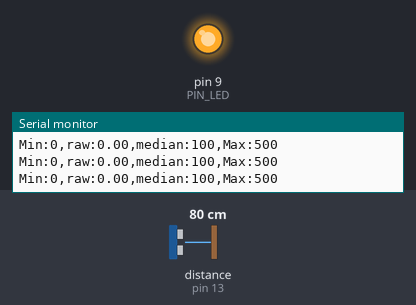
Recording of a sketch running on a simulated Arduino Uno, built with avr-gcc and run on an emulated ATmega328P. Shown: output pins drawn as LEDs (lit = HIGH), the last lines printed to the serial monitor. Wiring (inferred from the names in the program): ultrasonic range finder: trigger pin 12; echo pin 13. Inputs (shaded band) come from the test bench; at power-on: distance to the obstacle (sensor on pin 13) 80 cm. The echo pulse lasts 58.3 µs per cm; pins used as bus, display or sensor lines are not drawn.

Above: at 1.2 s.
1.3 s: distance to the obstacle (sensor on pin 13) set to 34 cm
2.8 s: distance to the obstacle (sensor on pin 13) set to 27 cm
At 3.4 s:
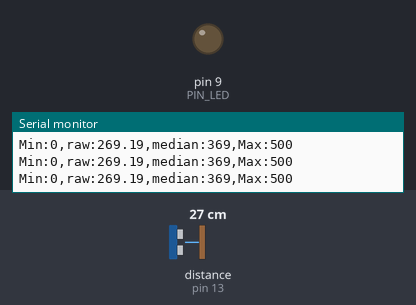
4.3 s: distance to the obstacle (sensor on pin 13) set to 2 cm
At 5.5 s:
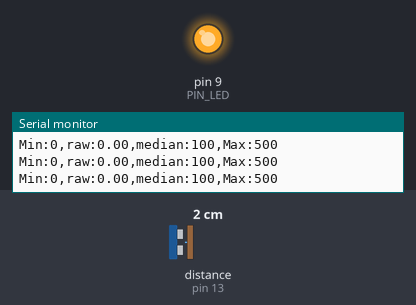
5.8 s: distance to the obstacle (sensor on pin 13) set to 18 cm
At 6.8 s:
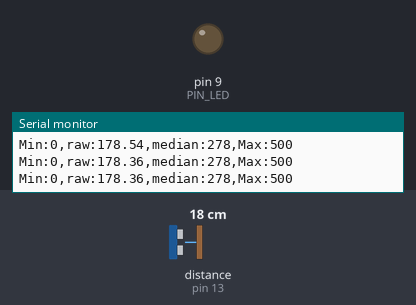
Timing chart, 0 to 8.3 s (numbered marks = the images above; inputs shaded):
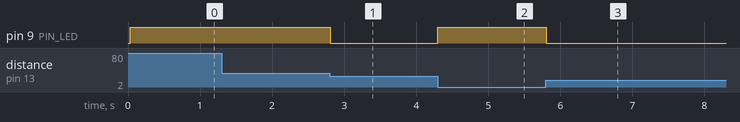

The sketch:

09_example_1.ino
```cpp
// Arduino pin assignment
#define PIN_LED 9
#define PIN_TRIG 12
#define PIN_ECHO 13

// configurable parameters
#define SND_VEL 346.0 // sound velocity at 24 celsius degree (unit: m/s)
#define INTERVAL 25 // sampling interval (unit: ms)
#define _DIST_MIN 100 // minimum distance to be measured (unit: mm)
#define _DIST_MAX 300 // maximum distance to be measured (unit: mm)
#define _DIST_ALPHA 0.5 // EMA weight of new sample (range: 0 to 1). Setting this value to 1 effectively disables EMA filter.

// global variables
float timeout; // unit: us
float dist_min, dist_max, dist_raw, dist_ema, alpha; // unit: mm
unsigned long last_sampling_time; // unit: ms
float scale; // used for pulse duration to distance conversion
int cnt = 3; // 3, 10, 30
float numArr[3];
float median;
void setup() {
// initialize GPIO pins
  pinMode(PIN_LED,OUTPUT);
  pinMode(PIN_TRIG,OUTPUT);
  digitalWrite(PIN_TRIG, LOW);
  pinMode(PIN_ECHO,INPUT);

// initialize USS related variables
  dist_min = _DIST_MIN;
  dist_max = _DIST_MAX;
  alpha = _DIST_ALPHA;
  timeout = (INTERVAL / 2) * 1000.0; // precalculate pulseIn() timeout value. (unit: us)
  dist_raw = 0.0; // raw distance output from USS (unit: mm)
  scale = 0.001 * 0.5 * SND_VEL;

// initialize serial port
  Serial.begin(57600);

// initialize last sampling time
  last_sampling_time = 0;
}

void loop() {
// wait until next sampling time.
// millis() returns the number of milliseconds since the program started. Will overflow after 50 days.
  if(millis() < last_sampling_time + INTERVAL) return;

// get a distance reading from the USS
  dist_raw = USS_measure(PIN_TRIG,PIN_ECHO);

  refresh(numArr, cnt);
  numArr[cnt - 1] = dist_raw;
  float sum = 0;
  for(int i = 0; i < cnt; i ++){
    sum += numArr[i];
  }
  median = sum / cnt;


  //dist_ema = alpha*dist_raw + (1-alpha)*dist_ema;

// output the read value to the serial port
  Serial.print("Min:0,");
  Serial.print("raw:");
  Serial.print(dist_raw);
  Serial.print(",");
//  Serial.print("ema:");
//  Serial.print(dist_ema);
//  Serial.print(map(dist_ema,0,400,100,500));
  Serial.print("median:");
  Serial.print(map(median,0, 400, 100 ,500));
  Serial.print(",");
  Serial.println("Max:500");

// turn on the LED if the distance is between dist_min and dist_max
  if(dist_raw < dist_min || dist_raw > dist_max) {
    analogWrite(PIN_LED, 255);
  }
  else {
    analogWrite(PIN_LED, 0);
  }

// update last sampling time
  last_sampling_time += INTERVAL;
}

// get a distance reading from USS. return value is in millimeter.
float USS_measure(int TRIG, int ECHO)
{
  float reading;
  digitalWrite(TRIG, HIGH);
  delayMicroseconds(10);
  digitalWrite(TRIG, LOW);
  reading = pulseIn(ECHO, HIGH, timeout) * scale; // unit: mm
  if(reading < dist_min || reading > dist_max) reading = 0.0; // return 0 when out of range.
  return reading;
}
void bubble_sort(float arr[], int count)    // 매개변수로 정렬할 배열과 요소의 개수를 받음
{
    int temp;

    for (int i = 0; i < count; i++)    // 요소의 개수만큼 반복
    {
        for (int j = 0; j < count - 1; j++)   // 요소의 개수 - 1만큼 반복
        {
            if (arr[j] > arr[j + 1])          // 현재 요소의 값과 다음 요소의 값을 비교하여
            {                                 // 큰 값을
                temp = arr[j];
                arr[j] = arr[j + 1];
                arr[j + 1] = temp;            // 다음 요소로 보냄
            }
        }
    }
}

void refresh(float arr[], int count){
  for(int i = 0; i < count- 1; i++){
    arr[i] = arr[i + 1];
  }
}
```

Measured:
- the behaviour switches between 31 and 30 cm on distance to the obstacle (sensor on pin 13) (found by bisection; images 0 and 1)
- after the input at 2.8 s, pin 9 (PIN_LED): HIGH → LOW at once
- after the input at 4.3 s, pin 9 (PIN_LED): LOW → HIGH at once
- after the input at 5.8 s, pin 9 (PIN_LED): HIGH → LOW at once
